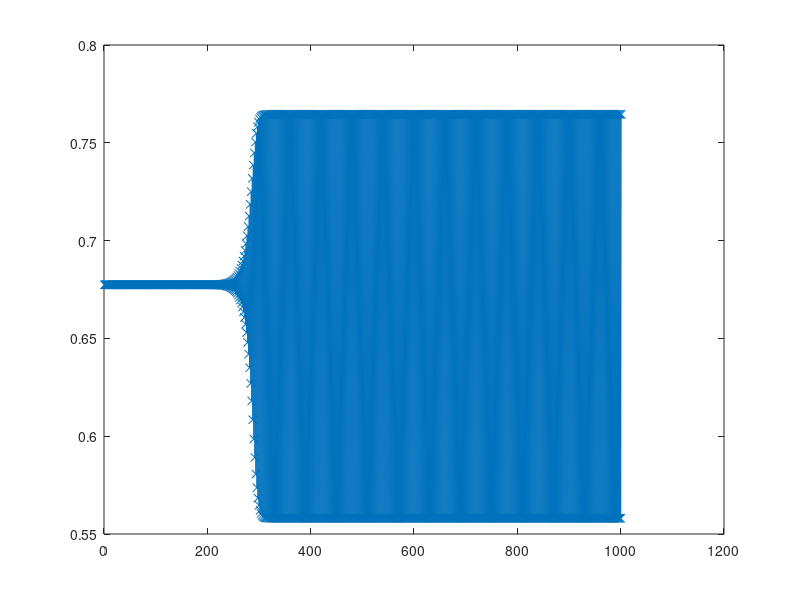

MATLAB code to generate this figure:

clc; clear; close all;
lam=3.1;
x=(lam-1)/lam
%
% [t,y]=ode45(@(t,y)fun(t,y,lam),[0:0.1:1000],[x+1e-13]);
y=[x+1e-13]
for  i=1:1000
    y(end+1)=y(end)*lam*(1-y(end));
end
%
plot(y,'-x')
y(end)
y(end)-y(end-1)
